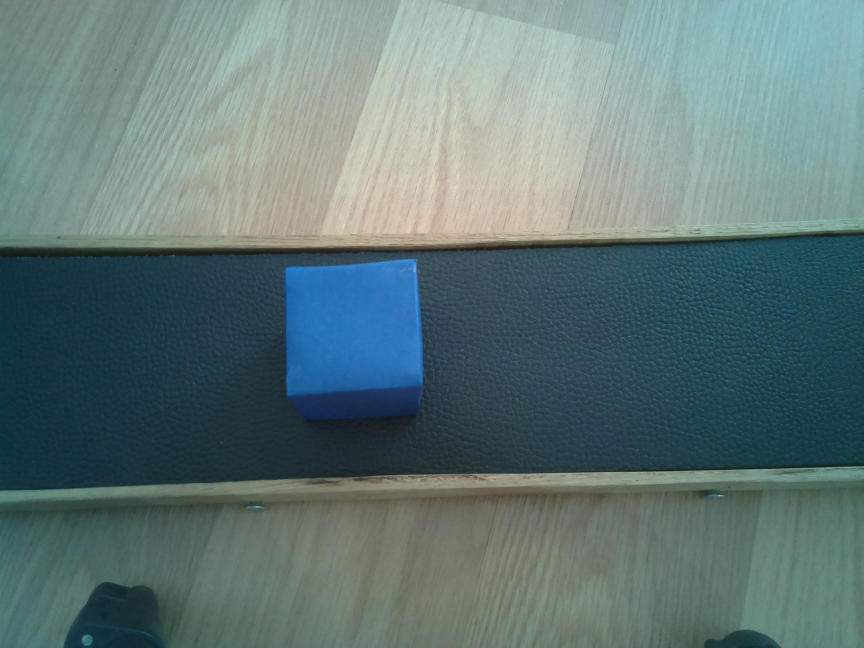
#> input picture ebrar/data/images/0.jpg, 2592 x 1944 px, given in place of the camera (shown at 1/3 size)
$ python color_and_shape_detection.py
#> lines starting #> are read from the running program, lines starting #| are printed output that depends on the picture; after the words box and inside, x2 and y2 are one past the last pixel; in counts of white or black regions, pixels touching at a corner belong together
import cv2
import numpy as np
import imutils
import time

cap = cv2.VideoCapture(0)
cap.set(cv2.CAP_PROP_FRAME_WIDTH, 600)
cap.set(cv2.CAP_PROP_FRAME_HEIGHT, 600)
#cap.set(cv2.CAP_PROP_FPS, 5)
#fps = int(cap.get(5))


while True:
    start = time.time()
    _, img = cap.read()
#> img is the input picture: shape (1944, 2592, 3); mean B, G, R 118.7, 119.4, 96.8
    img = img[100:500, 100:500,:]
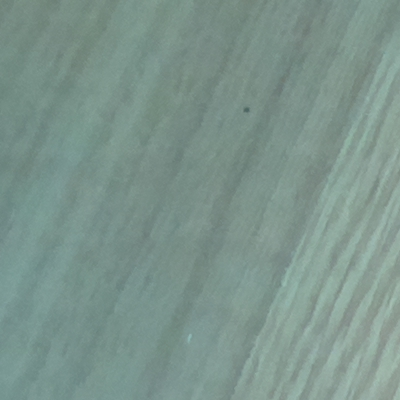
#> img: shape (400, 400, 3); mean B, G, R 140.3, 148.3, 124.5
    img = cv2.flip(img, 1)
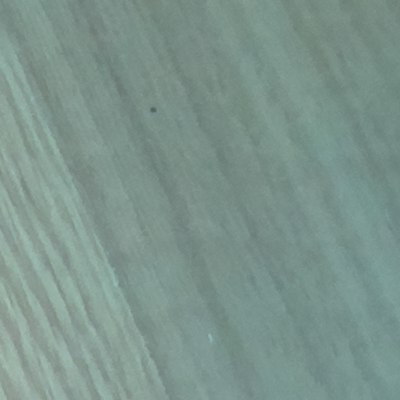
#> img: shape (400, 400, 3); mean B, G, R 140.3, 148.3, 124.5
    hsv_img = cv2.cvtColor(img, cv2.COLOR_BGR2HSV)
#> hsv_img: shape (400, 400, 3); mean H, S, V 79.8, 40.9, 148.3
    gray_img = cv2.cvtColor(img, cv2.COLOR_BGR2GRAY)
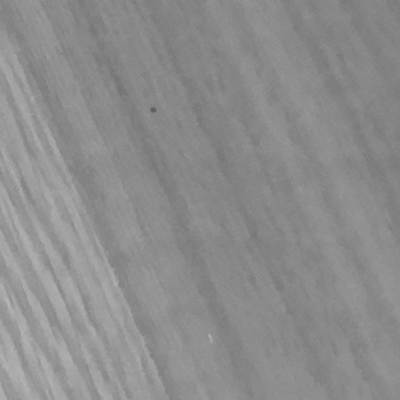
#> gray_img: shape (400, 400); min 93, max 182, mean 140.2


# COLORS
    # BLUE COLOR
    low_blue = np.array([90, 80, 2])
    high_blue = np.array([130, 255, 255])

    #GREEN COLOR
    low_green = np.array([35, 70, 80])
    high_green = np.array([70, 255, 255])

    # RED COLOR
    low_red = np.array([0, 50, 50])
    high_red = np.array([10, 255, 255])


# MASKS
    blue_mask = cv2.inRange(hsv_img, low_blue, high_blue)
#> blue_mask: shape (400, 400); every value is 0
    green_mask = cv2.inRange(hsv_img, low_green, high_green)
    red_mask = cv2.inRange(hsv_img, low_red, high_red)

# CONTOURS
    # BLUE contour
    blue_contours = cv2.findContours(blue_mask, cv2.RETR_TREE, cv2.CHAIN_APPROX_SIMPLE)
#> blue_contours = 0 contours
    blue_contours = imutils.grab_contours(blue_contours)
#> blue_contours = []

    # GREEN contour
    green_contours = cv2.findContours(green_mask, cv2.RETR_TREE, cv2.CHAIN_APPROX_SIMPLE)
#> green_contours = 0 contours
    green_contours = imutils.grab_contours(green_contours)
#> green_contours = []

    # RED contour
    red_contours = cv2.findContours(red_mask, cv2.RETR_TREE, cv2.CHAIN_APPROX_SIMPLE)
#> red_contours = 0 contours
    red_contours = imutils.grab_contours(red_contours)
#> red_contours = []


# COLOR and SHAPE DETECTION
    # for blue object
    for contour in blue_contours:
        blue_area = cv2.contourArea(contour)
        if blue_area>100:

            approx = cv2.approxPolyDP(contour, 0.01 * cv2.arcLength(contour, True),True)
            cv2.drawContours(img, [contour], -1, (0, 255, 0),3)

            # Finding center point of shape
            O = cv2.moments(contour)
            if O['m00'] != 0.0:
                x = int(O['m10']/O['m00'])
                y = int(O['m10']/O['m00'])


            cv2.circle(img,(x,y),7,(255,255,255),-1)
            cv2.putText(img, "BLUE", (x-20,y-20), cv2.FONT_HERSHEY_SIMPLEX, 1, (255, 255, 255),2)

            # putting shape name at center of each shape
            if len(approx) == 3:
                cv2.putText(img, 'Triangle', (x, y),
                    cv2.FONT_HERSHEY_SIMPLEX, 0.6, (255, 255, 255), 2)

            elif len(approx) == 4:
                cv2.putText(img, 'Square', (x, y),
                    cv2.FONT_HERSHEY_SIMPLEX, 0.6, (255, 255, 255), 2)

            elif len(approx) >= 100:
                cv2.putText(img, 'Circle', (x, y),
                    cv2.FONT_HERSHEY_SIMPLEX, 0.6, (255, 255, 255), 2)
#> this loop made 0 passes

    # for green object
    for contour in green_contours:
        green_area = cv2.contourArea(contour)
        if green_area>100:

            approx = cv2.approxPolyDP(contour, 0.01 * cv2.arcLength(contour, True),True)
            cv2.drawContours(img, [contour], -1, (0, 255, 0),3)

            # Finding center point of shape
            O = cv2.moments(contour)
            if O['m00'] != 0.0:
                x = int(O['m10']/O['m00'])
                y = int(O['m10']/O['m00'])


            cv2.circle(img,(x,y),7,(255,255,255),-1)
            cv2.putText(img, "GREEN", (x-20,y-20), cv2.FONT_HERSHEY_SIMPLEX, 1, (255, 255, 255),2)

            # putting shape name at center of each shape
            if len(approx) == 3:
                cv2.putText(img, 'Triangle', (x, y),
                    cv2.FONT_HERSHEY_SIMPLEX, 0.6, (255, 255, 255), 2)

            elif len(approx) == 4:
                cv2.putText(img, 'Square', (x, y),
                    cv2.FONT_HERSHEY_SIMPLEX, 0.6, (255, 255, 255), 2)

            elif len(approx) >= 100:
                cv2.putText(img, 'Circle', (x, y),
                    cv2.FONT_HERSHEY_SIMPLEX, 0.6, (255, 255, 255), 2)

    # for red object
    for contour in red_contours:
        red_area = cv2.contourArea(contour)
        if red_area>100:

            approx = cv2.approxPolyDP(contour, 0.01 * cv2.arcLength(contour, True),True)
            cv2.drawContours(img, [contour], -1, (0, 255, 0),3)

            # Finding center point of shape
            O = cv2.moments(contour)
            if O['m00'] != 0.0:
                x = int(O['m10']/O['m00'])
                y = int(O['m10']/O['m00'])


            cv2.circle(img,(x,y),7,(255,255,255),-1)
            cv2.putText(img, "RED", (x-20,y-20), cv2.FONT_HERSHEY_SIMPLEX, 1, (255, 255, 255),2)

            # putting shape name at center of each shape
            if len(approx) == 3:
                cv2.putText(img, 'Triangle', (x, y),
                    cv2.FONT_HERSHEY_SIMPLEX, 0.6, (255, 255, 255), 2)

            elif len(approx) == 4:
                cv2.putText(img, 'Square', (x, y),
                    cv2.FONT_HERSHEY_SIMPLEX, 0.6, (255, 255, 255), 2)

            elif  len(approx) >= 100:
                cv2.putText(img, 'Circle', (x, y),
                    cv2.FONT_HERSHEY_SIMPLEX, 0.6, (255, 255, 255), 2)


    cv2.imshow("camera",img)

    stop = time.time()
    time.sleep(0.1)

    print(stop-start)

    key = cv2.waitKey(1)
#> (key Esc is pressed here)
    if key == 27:
        break

$ run again, on ebrar/data/images/100.jpg
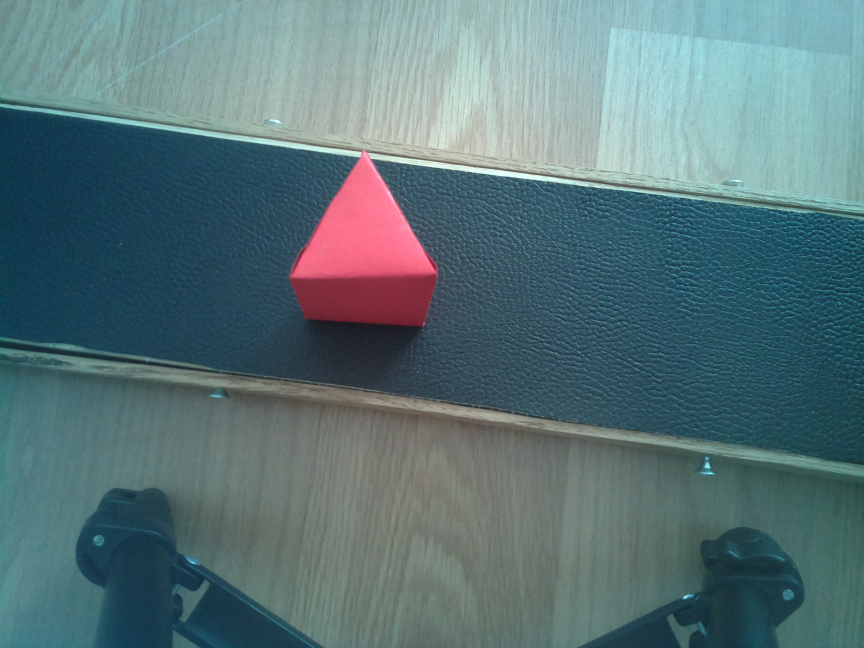
#> input picture ebrar/data/images/100.jpg, 2592 x 1944 px, given in place of the camera (shown at 1/3 size)
#> img is the input picture: shape (1944, 2592, 3); mean B, G, R 120.4, 116.2, 89.7
#> hsv_img: shape (400, 400, 3); mean H, S, V 91.8, 104.1, 133.6
#> `blue_mask = cv2.inRange(hsv_img, low_blue, high_blue)`:
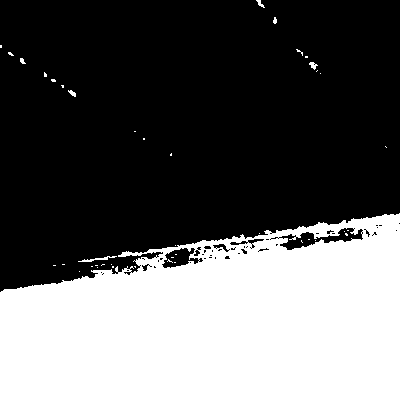
#> blue_mask: shape (400, 400); 37.1% white; 42 white regions (35 under 20 px)
#> green_mask: shape (400, 400); every value is 0
#> blue_contours = 111 contours, 94 with area under 20; largest, box (x1, y1, x2, y2) and area: (0, 213, 400, 400) 59890, (278, 227, 364, 251) 840, (161, 247, 200, 269) 492, (212, 243, 230, 253) 67, (229, 240, 249, 246) 58
#> `green_contours = cv2.findContours(green_mask, cv2.RETR_TREE, cv2.CHAIN..`: green_contours = 0 contours
#> `green_contours = imutils.grab_contours(green_contours)`: green_contours = []
#> `red_contours = cv2.findContours(red_mask, cv2.RETR_TREE, cv2.CHAIN_APP..`: red_contours = 0 contours
#> `red_contours = imutils.grab_contours(red_contours)`: red_contours = []
#> the loop `for contour in blue_contours:` made 111 passes
#> (blue_area, x, y) on passes 14, 50, 83: (59889.5, 217, 217), (492, 179, 179), (839.5, 319, 319)
#> after the loop `for contour in blue_contours:`:
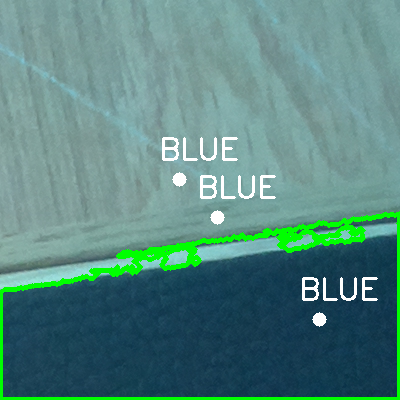
#> img: shape (400, 400, 3); mean B, G, R 128.5, 134, 87.5
